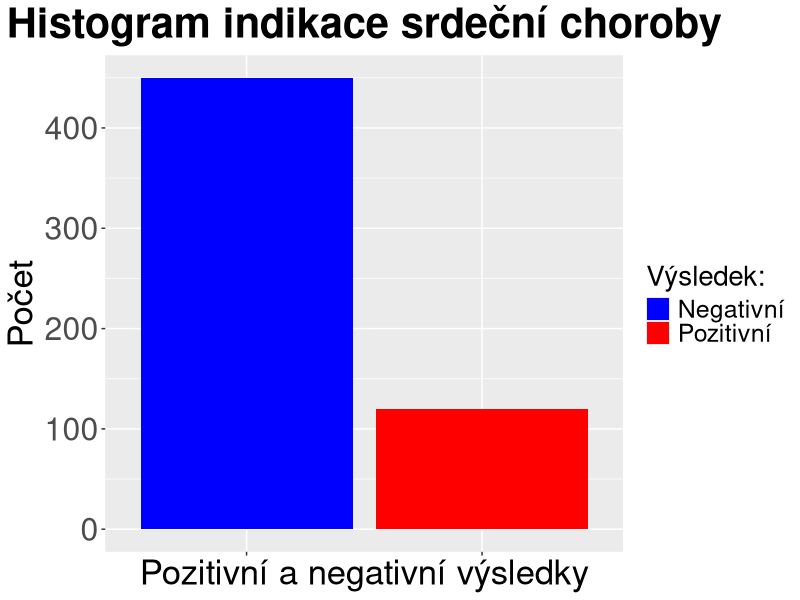
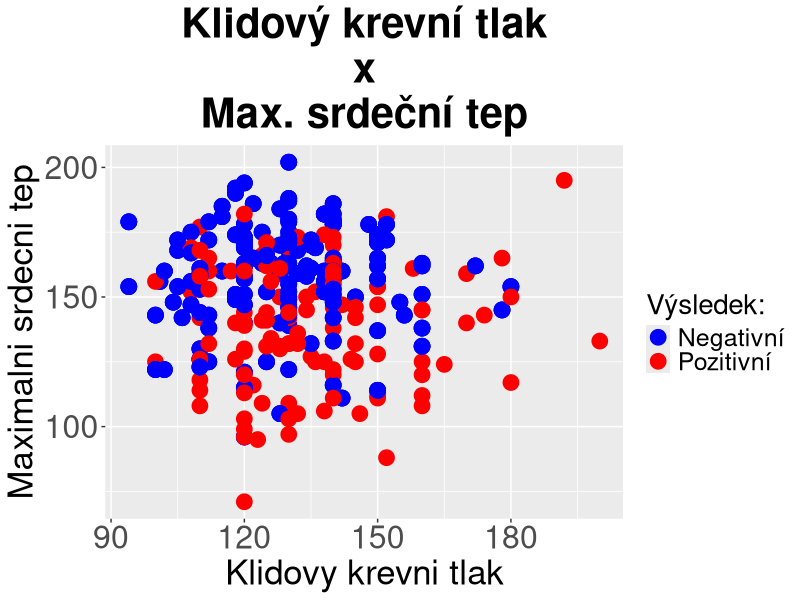

These figures' R source, in order:
set.seed(7)
# Instalace knihoven - install.packages("library_name")
# install.packages('caret', repos = 'http://cran.us.r-project.org', dependencies = TRUE)
# IMPORT KNIHOVEN
# install.packages(caret)
library(dplyr)
library(mlbench)
library(caret) # korelace a další fce
library(ggplot2)
# library(CHAID)
# DATA PREPARATION
df <- read.csv("HEART.txt", sep = "\t", header = TRUE)
# data <- read.csv("HEART", header = TRUE, fileEncoding = "UTF-8")
# Zobrazení dat
# View(df)      # zobrazení dat v tabulce
# Type node
# Convert columns to different data types
df <- df %>% # knihovna dplyr
    mutate(
        Hladina.cukru.nad.120.mg.dl = ifelse(Hladina.cukru.nad.120.mg.dl == "cukr>120mg/dl", 1, 0),
        Indikace.srdecni.choroby = as.factor(Indikace.srdecni.choroby),
        Bolest.hrudniku = as.factor(Bolest.hrudniku),
        Vysledky.EKG = as.factor(Vysledky.EKG),
        Sklon.krivky.pri.stres.testu = as.factor(Sklon.krivky.pri.stres.testu),
        Pocet.velkych.cev.oznacenych.barvivem = as.factor(Pocet.velkych.cev.oznacenych.barvivem),
        Vysledek.predchoziho.vysetreni = as.factor(Vysledek.predchoziho.vysetreni)
    )
# Check the data types of the columns
# str(df)

# Určete průměrnou Hladinu cholesterolu v krvi u pacientů nad 50 let.
df_subset <- df[df$Vek >= 50, ]
avg_chol <- mean(df_subset$Hladina.cholesterolu.v.krvi..mg.dl.)
print(avg_chol)

# Získání Mean, Min, Max
means <- colMeans(df[c(
    "Vek", "Klidovy.krevni.tlak..mm.",
    "Hladina.cholesterolu.v.krvi..mg.dl.",
    "Maximaln.srdecni.tep", "Hodnota.stres.testu"
)], na.rm = TRUE)
max_values <- apply(df[c(
    "Vek", "Klidovy.krevni.tlak..mm.",
    "Hladina.cholesterolu.v.krvi..mg.dl.", "Maximaln.srdecni.tep",
    "Hodnota.stres.testu"
)], MARGIN = 2, max, na.rm = TRUE)
min_values <- apply(df[c(
    "Vek", "Klidovy.krevni.tlak..mm.",
    "Hladina.cholesterolu.v.krvi..mg.dl.", "Maximaln.srdecni.tep",
    "Hodnota.stres.testu"
)], MARGIN = 2, min, na.rm = TRUE)
# Zobrazeni hodnot
means_df <- data.frame(Mean = means, Minimum = min_values, Maximum = max_values)
print(means_df)

# Histogram Indikace srdeční choroby
hist_indikace <- ggplot(df, aes(x = Indikace.srdecni.choroby, fill = Indikace.srdecni.choroby)) +
    geom_bar(stat = "count") +
    labs(
        x = "Pozitivní a negativní výsledky", y = "Počet", title = "Histogram indikace srdeční choroby",
        fill = "Výsledek:"
    ) +
    scale_fill_manual(labels = c("Negativní", "Pozitivní"), values = c("blue", "red")) +
    coord_cartesian() +
    theme(
        axis.text.x = element_blank(), axis.title.x = element_text(size = 25),
        axis.text.y = element_text(size = 23), axis.title.y = element_text(size = 25),
        plot.title = element_text(hjust = 0.5, size = 30, face = "bold"),
        legend.title = element_text(size = 20),
        legend.text = element_text(size = 18)
    )
# ggsave(filename = "hist_indikace.png", plot = hist_indikace)
# print(hist_indikace)

# Plot Klidovy krevni tlax x Max. srdecni tep
plot_tlak_tep <- ggplot(data = df, aes(
    x = Klidovy.krevni.tlak..mm.,
    y = Maximaln.srdecni.tep,
    colour = Indikace.srdecni.choroby
)) +
    geom_point(size = 5) +
    labs(
        x = "Klidovy krevni tlak", y = "Maximalni srdecni tep", title = "Klidový krevní tlak\nx\nMax. srdeční tep",
        color = "Výsledek:"
    ) +
    # theme(aspect.ratio = 0.5) +
    coord_cartesian() +
    scale_color_manual(labels = c("Negativní", "Pozitivní"), values = c("blue", "red")) +
    theme(
        axis.text.x = element_text(size = 23), axis.title.x = element_text(size = 25),
        axis.text.y = element_text(size = 23), axis.title.y = element_text(size = 25),
        plot.title = element_text(hjust = 0.5, size = 30, face = "bold"),
        legend.title = element_text(size = 20),
        legend.text = element_text(size = 18)
    )
# ggsave(filename = "plot_tlak_tep.png", plot = plot_tlak_tep)
# print(plot_tlak_tep)

# FEATURE SELECTION - knihovny: caret a mlbench

#df <- na.omit(df)
#View(df)
# na numeric
df[] <- lapply(df, as.numeric)
# korelacni matice
cor_matrix <- cor(df[, 1 :(ncol(df) - 1)])   # Target je posledni, pro zbytek udelam korelaci
#cor_matrix <- cor(df)
# Targert
#cor_target <- cor_matrix["x", "y"] - cor_matrix["x", "z"] * cor_matrix["z", "y"]

# find attributes that are highly corrected (ideally >0.75)
highly_correlated <- findCorrelation(cor_matrix, cutoff = 0.9)
print(highly_correlated)